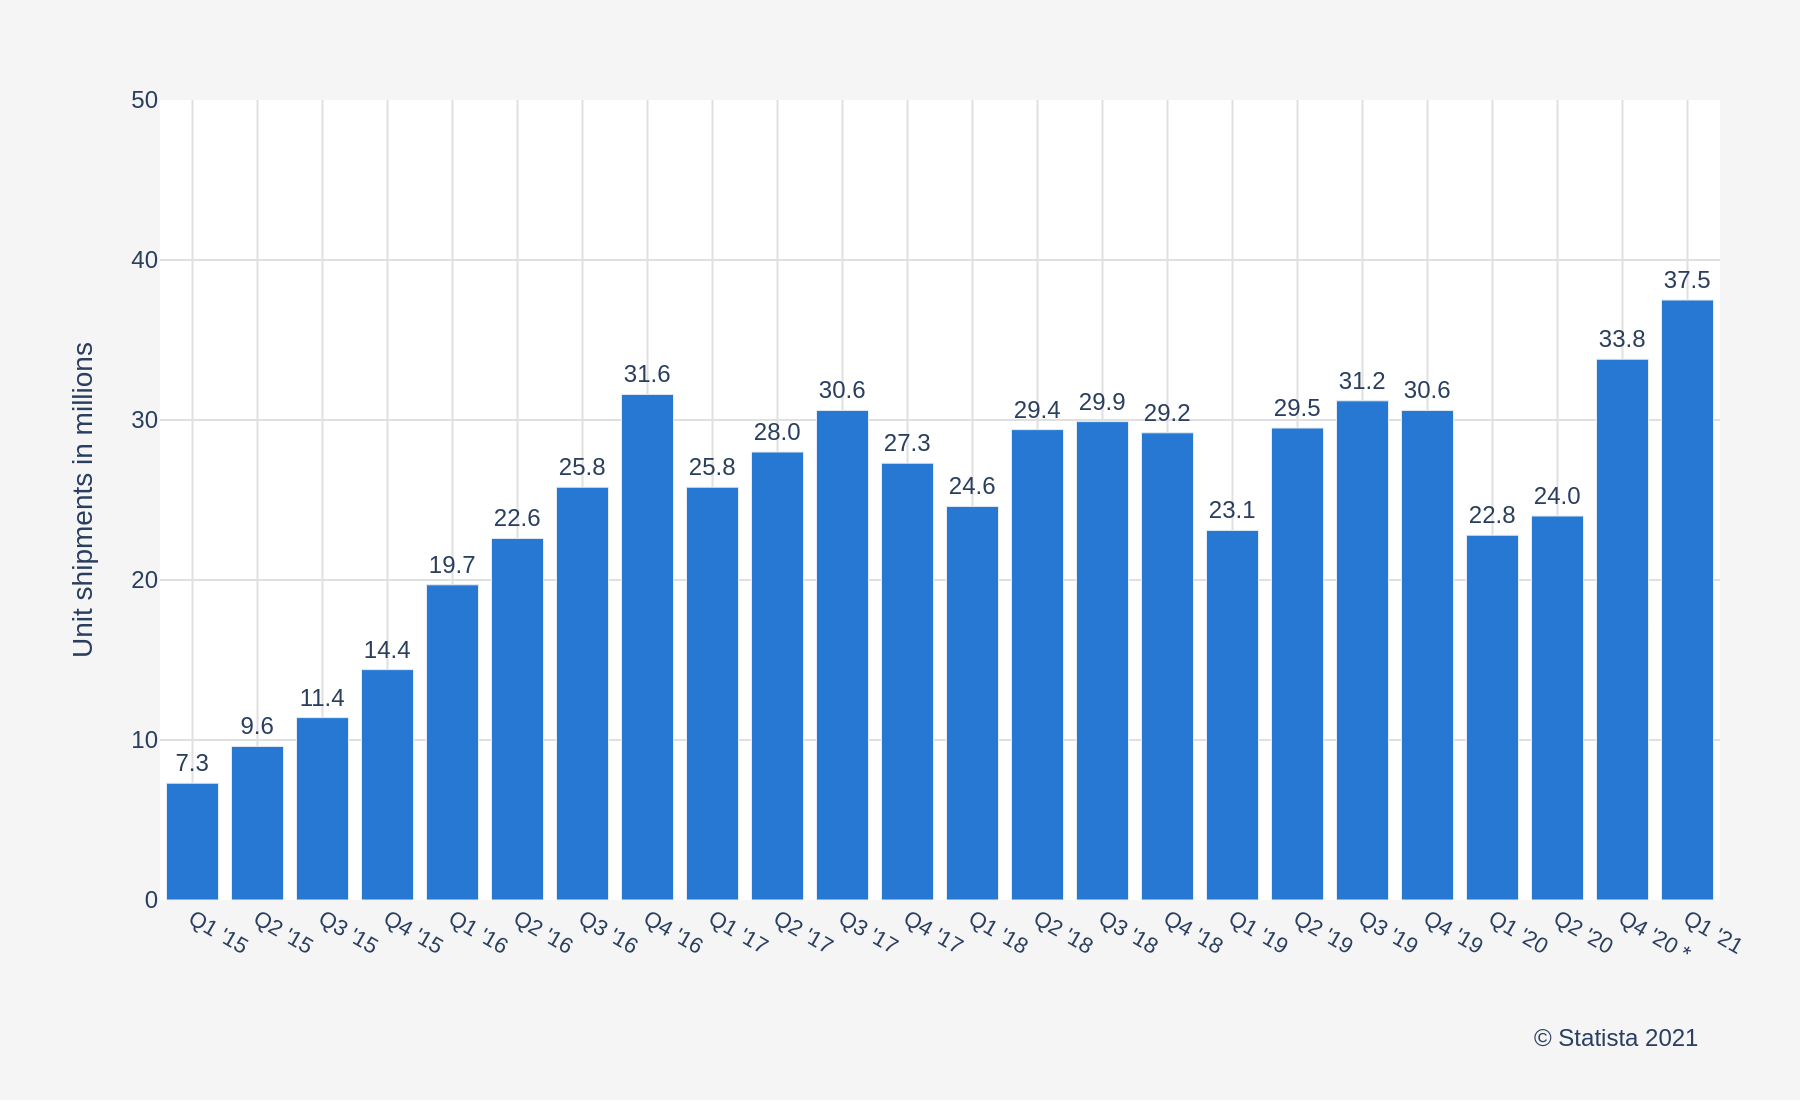

Write Python code to recreate this figure.
import sys
import json
import pathlib
import plotly.graph_objects as go

if len(sys.argv) != 2:
    print("Usage: python script.py <path_to_json_file>")
    sys.exit(1)

json_path = pathlib.Path(sys.argv[1])
if not json_path.is_file():
    print(f"Error: JSON file not found at {json_path}")
    sys.exit(1)

with open(json_path, 'r', encoding='utf-8') as f:
    chart_info = json.load(f)

chart_data = chart_info.get('chart_data', [])
texts = chart_info.get('texts', {})
colors = chart_info.get('colors', [])

x_values = [d['x'] for d in chart_data]
y_values = [d['y'] for d in chart_data]

fig = go.Figure()

fig.add_trace(go.Bar(
    x=x_values,
    y=y_values,
    text=y_values,
    textposition='outside',
    cliponaxis=False,
    marker_color=colors[0] if colors else None,
    textfont=dict(
        family="Arial",
        size=12
    )
))

fig.update_layout(
    font=dict(
        family="Arial",
        size=12
    ),
    plot_bgcolor='white',
    paper_bgcolor='#F5F5F5',
    margin=dict(t=50, r=40, b=100, l=80),
    yaxis=dict(
        title=texts.get('y_axis_title'),
        range=[0, 50],
        showgrid=True,
        gridcolor='#E0E0E0',
        zeroline=False
    ),
    xaxis=dict(
        title=texts.get('x_axis_title'),
        tickfont=dict(size=11),
        showgrid=True,
        gridcolor='#E0E0E0'
    ),
    showlegend=False
)

if texts.get('source'):
    fig.add_annotation(
        text=texts['source'],
        xref="paper", yref="paper",
        x=0.99, y=-0.15,
        showarrow=False,
        xanchor='right',
        yanchor='top',
        font=dict(
            family="Arial",
            size=12
        )
    )

output_path = json_path.with_suffix('.png')
fig.write_image(str(output_path), scale=2, width=900, height=550)

print(f"Chart saved to {output_path}")
